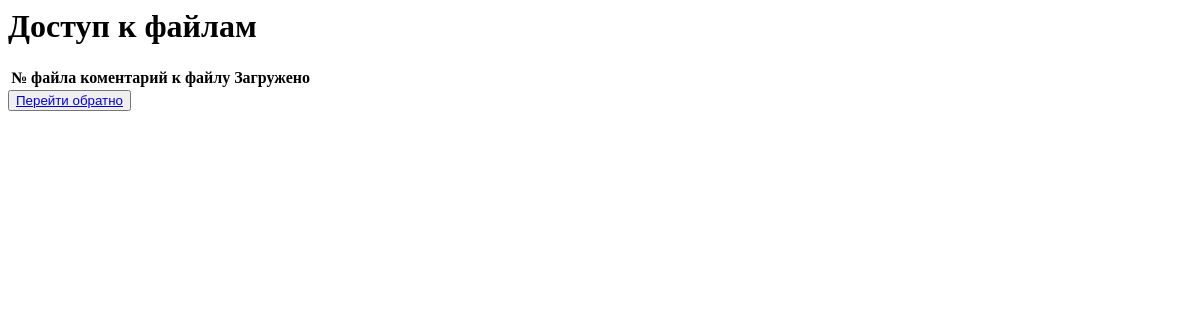
/list_files/, run on an earlier commit of the app's database.
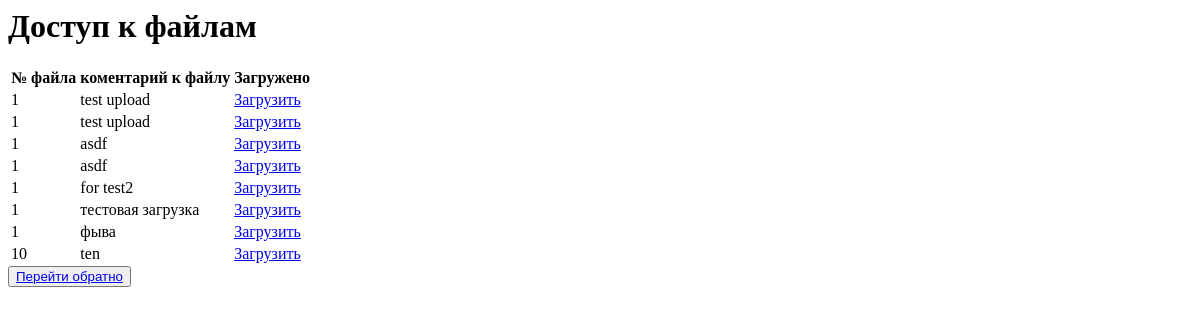
And on a later commit of the database.
### upload/models.py (models this page shows, shortened)
class UploadFile(models.Model):
    number = models.IntegerField()
    comment = models.CharField(max_length=100)
    file = models.FileField(upload_to='files/%Y/%m/%d/')

### upload/views.py (the view)
# urls.py: path('list_files/', list_files, name='list_files'),
def list_files(request):
    files = UploadFile.objects.all()
    return render(request, 'pages/list_files.html', {
        'files': files
    })

### upload/templates/pages/list_files.html
 {% load crispy_forms_tags %}
<h1>Доступ к файлам</h1>
<table class="table">
    <thead>
    <tr>
       <th>№ файла</th>
       <th>коментарий к файлу</th>
        <th>Загружено</th>
    </tr>
</thead>
<tbody>
{% for file in  files %}
<tr>
    <td>{{file.number}}</td>
    <td>{{file.comment}}</td>
    <td>
        <a href="{{file.file.url}}" class="btn btn-primary" target="_blank">Загрузить</a>
    </td>
</tr>
{%endfor%}
</tbody>
    </table>
<div>
    <button><a href="{% url 'upload_files' %}">Перейти обратно</a></button>
</div>

What changed in the data, as far as the page shows it:
added UploadFile: number "1", comment "test upload"
added UploadFile: number "1", comment "test upload"
added UploadFile: number "1", comment "asdf"
added UploadFile: number "1", comment "asdf"
added UploadFile: number "1", comment "for test2"
added UploadFile: number "1", comment "тестовая загрузка"
added UploadFile: number "1", comment "фыва"
added UploadFile: number "10", comment "ten"
